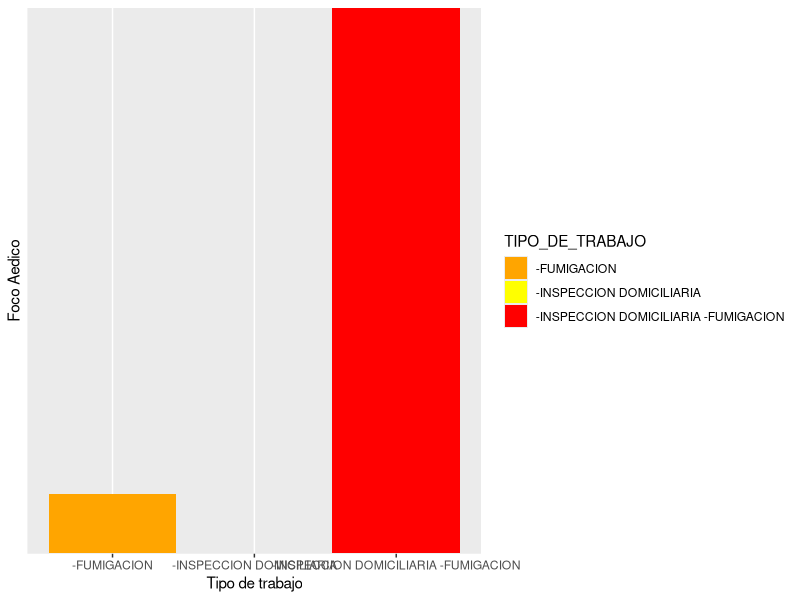

Write the R code that produced this figure.
## ---- chunk 1
#| include: false
library(tidyverse)
library(ggplot2)
library(fs)
## ---- chunk 2
# —-------------------------—---------------------------------------------------
#Crea grafico de barras
# —-------------------------—---------------------------------------------------
#Obtiene datos de archivo
datosTrabajo <- read_csv("tablaTrabajo.csv")
#Crea gráfico
ggplot(data = datosTrabajo) + 
  aes(x = TIPO_DE_TRABAJO, y = FA_TOTALES, fill = TIPO_DE_TRABAJO) +
    geom_bar(stat="identity") +
  scale_x_discrete(name = "Tipo de trabajo") + 
  scale_y_discrete(name = "Foco Aedico", breaks = c(0, 50, 100, 150, 200, 250, 300, 350,400)) + 
  #facet_wrap(~ TIPO_DE_TRABAJO) +
  scale_fill_manual(values=c("orange", "yellow", "red"))
